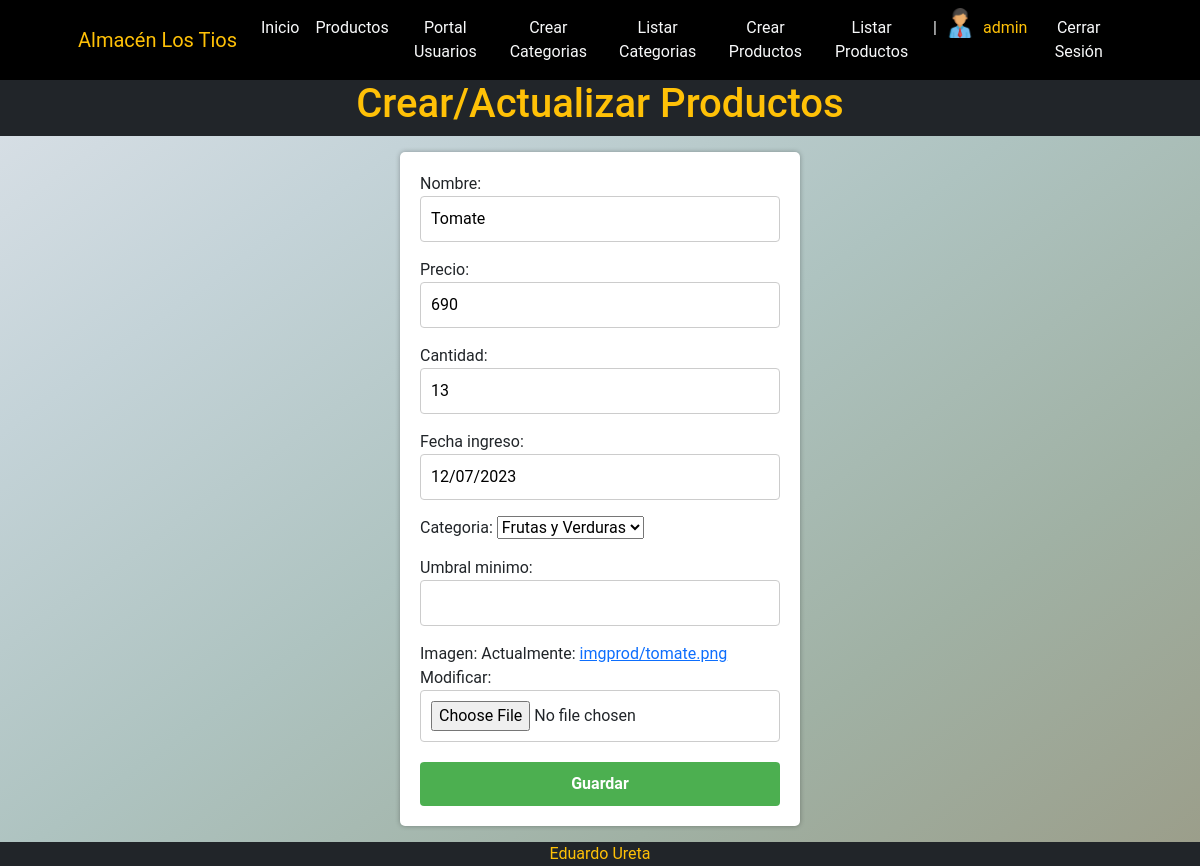
Before: /productos/productos/update/1 (signed in) with the older database file.
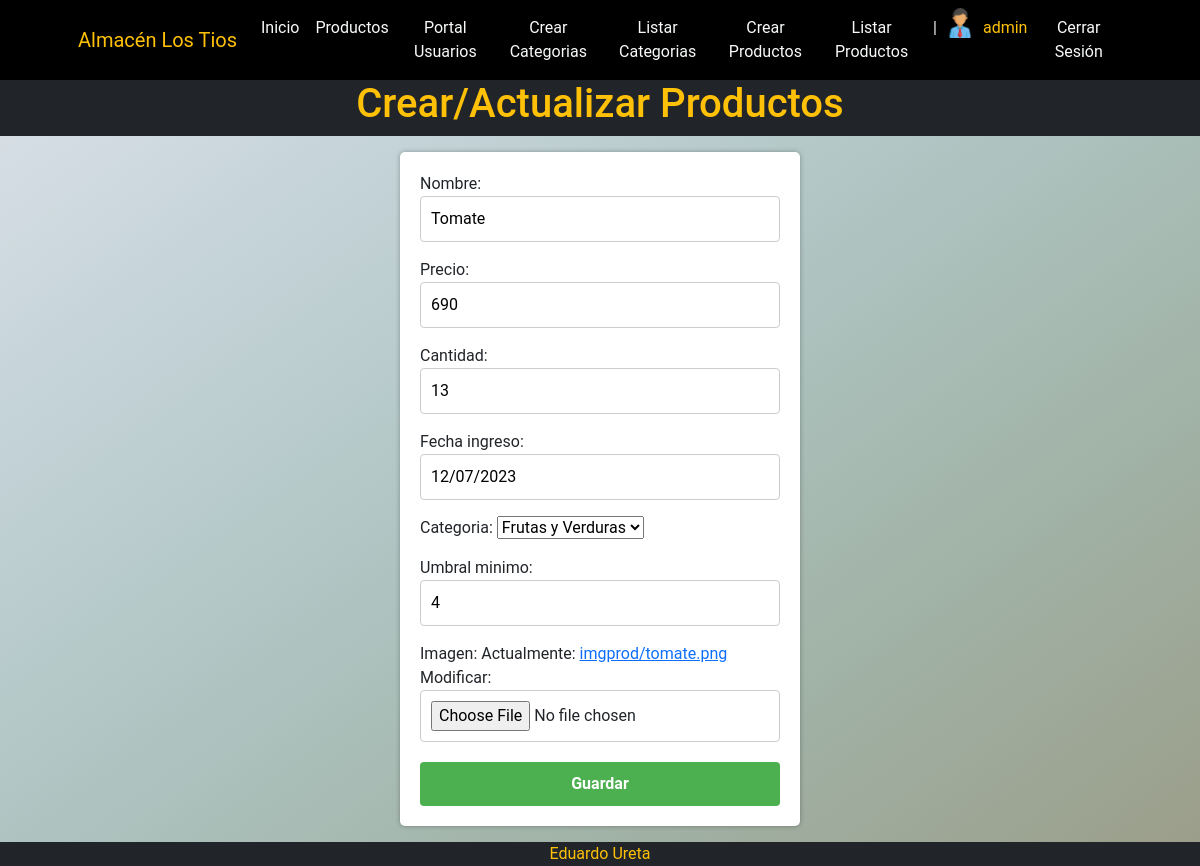
After: the same page with the newer database file.
### apps/productos/models.py (models this page shows, shortened)
class Productos(models.Model):
    nombre = models.CharField(max_length=50, null=False)
    precio = models.PositiveIntegerField(null=False)
    cantidad = models.PositiveIntegerField(null=False)
    fecha_ingreso = models.DateField(default=timezone.now, null=False)
    categoria = models.ForeignKey(Categoria, on_delete=models.PROTECT)
    umbral_minimo = models.PositiveIntegerField(null=True, blank=False)
    imagen = models.ImageField(upload_to="imgprod",blank=False, null=True)

class Categoria (models.Model):
    nombre = models.CharField(max_length=20, null=False)
    descripcion = models.CharField(max_length=20, null=True)
    imagen = models.ImageField(upload_to="imgprod",blank=False, null=True)
    def __str__(self):
        return self.nombre

### apps/productos/views.py (the view)
# urls.py: path('productos/update/<int:pk>', views.ProductosUpdate.as_view(), name='productos_update'),
class ProductosUpdate(UpdateView):
    model = models.Productos
    form_class = ProductosForm
    success_url = reverse_lazy("productos:productos_list")

### apps/productos/forms.py
class ProductosForm(forms.ModelForm):
    class Meta:
        model = models.Productos
        fields = ["nombre", "precio", "cantidad", "fecha_ingreso", "categoria", "umbral_minimo", "imagen"]

### apps/carrito/context_processor.py (called while the page is built)
def total_carrito(request):
    total = 0
    if request.user.is_authenticated:
        if "carrito" in request.session:
            for key, value in request.session["carrito"].items():
                total += int(value["acumulado"])
    return {"total_boleta": total}

### apps/productos/templates/productos/productos_form.html (shortened to what this page needs)
{% extends 'productos/index.html' %}
{% block TITULO %}
    <h1>Crear/Actualizar Productos</h1>
{% endblock TITULO %}
{% block BODY %}
    <div class="formulario">
        <form method="post" enctype="multipart/form-data">
            <div class="form-group">
                {{form.as_p}}
            </div>
            <button type="submit" class="btn btn-outline-primary ">Guardar</button>
        </form>
    </div>
{% endblock BODY %}

Changed rows visible on the page:
changed Productos "Frutas y Verduras": umbral_minimo (not shown) → "4"
